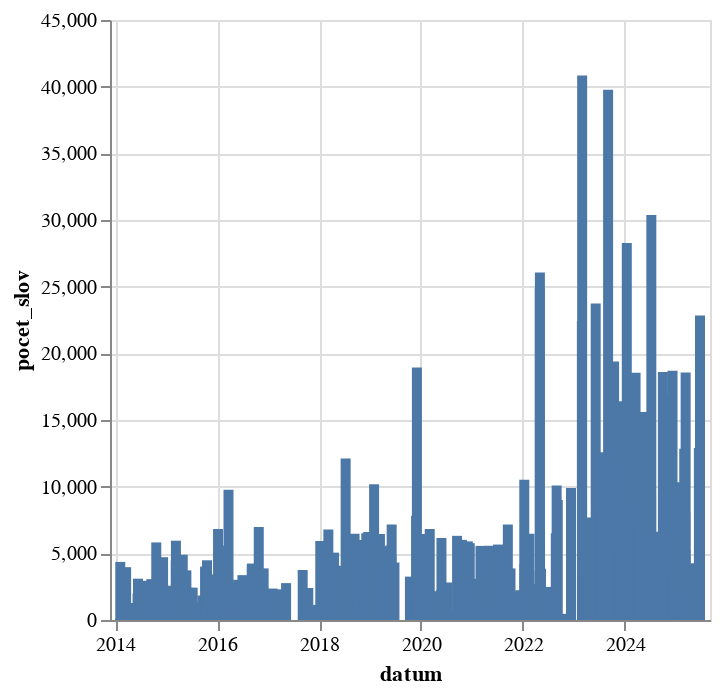

Source (notebook cell):
### Code cell
alt.Chart(
    df.filter(pl.col("mluvci").str.contains("Andrej Babiš")).sort(by="datum").group_by_dynamic(index_column="datum",every="1d").agg(pl.col("pocet_slov").sum()).to_pandas()
).mark_bar(
).encode(
    alt.X("datum:T"),
    alt.Y("pocet_slov:Q")
)

### Figure 1 — Vega-Lite specification as saved in the notebook (floating-point values rounded to 4 significant figures; data arrays with more than 128 entries replaced by an {"elided": "..."} marker saying what was removed)
{"config": {"view": {"continuousWidth": 300, "continuousHeight": 300}}, "data": {"name": "data-2441a172ef3e96a36eb47078ed9517d4"}, "mark": {"type": "bar"}, "encoding": {"x": {"field": "datum", "type": "temporal"}, "y": {"field": "pocet_slov", "type": "quantitative"}}, "$schema": "https://vega.github.io/schema/vega-lite/v5.8.0.json", "datasets": {"data-2441a172ef3e96a36eb47078ed9517d4": {"elided": "324 records"}}}
